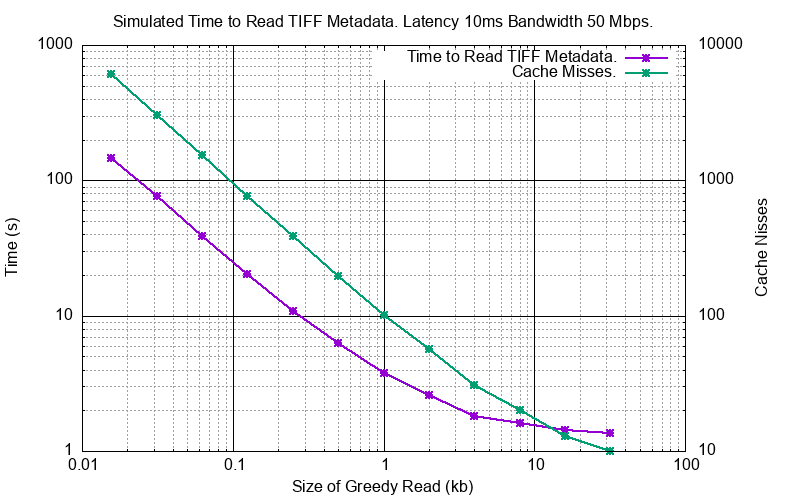

Generate this figure with gnuplot:
set title "Simulated Time to Read TIFF Metadata. Latency 10ms Bandwidth 50 Mbps."

set xlabel "Size of Greedy Read (kb)"
#set xrange [0.1:100]
set logscale x
set xrange [0.01:100]

# First line specification refers to major grid lines in both x and y, the second to minor grid lines in x and y.
set grid xtics mxtics ytics mytics linetype -1 linewidth 1, linetype 0 linewidth 1

set logscale y
set ylabel "Time (s)"
# set yrange [1:]
# set ytics 8,35,3

set logscale y2
set y2label "Cache Nisses"
# set y2range [1:1e9]
set y2tics

set pointsize 1
set datafile separator whitespace
# Curve fit
#cost(x) = a + (b / (x/1024))
#fit cost(x) "perf_size_of.dat" using 1:2 via a,b

set key right
#set key off

set terminal png size 800,500           # choose the file format

set output "greedy_length_tiff.png"   # choose the output device

plot "greedy_length_tiff.dat" using ($1 / 1024):($2 / 1000) t "Time to Read TIFF Metadata (left axis)." with linespoints axes x1y1 pt 3 lw 2, \
    "greedy_length_tiff.dat" using ($1 / 1024):4 t "Cache Misses (right axis)." with linespoints axes x1y2 pt 3 lw 2

reset
